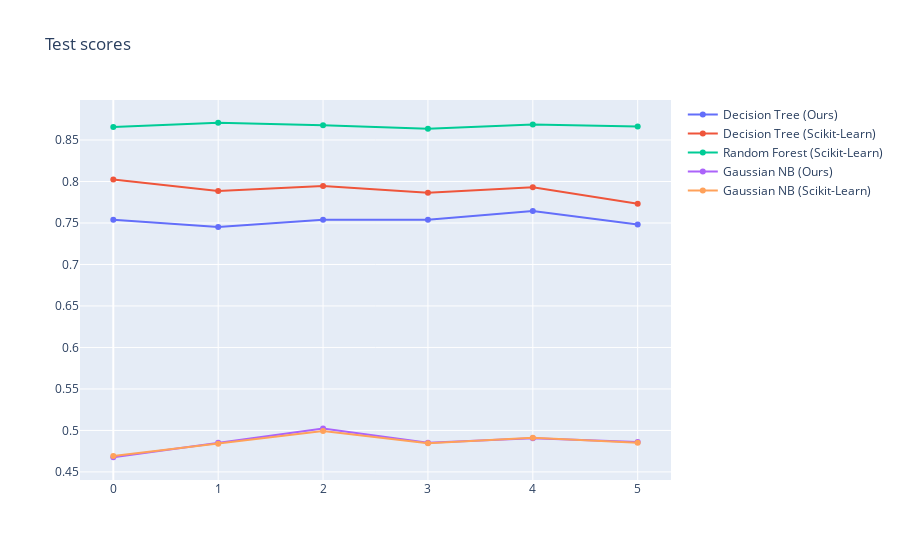

Write notebook code for a chart like this one.
### Code cell
test_fig = go.Figure()
test_fig.add_trace(go.Scatter(y = dt_scores, name = 'Decision Tree (Ours)'))
test_fig.add_trace(go.Scatter(y = dt_scikit_scores, name = 'Decision Tree (Scikit-Learn)'))
test_fig.add_trace(go.Scatter(y = rf_scores, name = 'Random Forest (Scikit-Learn)'))
test_fig.add_trace(go.Scatter(y = nb_scores, name = 'Gaussian NB (Ours)'))
test_fig.add_trace(go.Scatter(y = nb_scikit_scores, name = 'Gaussian NB (Scikit-Learn)'))
test_fig.update_layout(title = "Test scores")
test_fig.show()

### Figure 1 — Plotly figure (JSON) as saved in the notebook; plotly's stock layout.template omitted (floating-point values rounded to 4 significant figures)
{"data": [{"name": "Decision Tree (Ours)", "type": "scatter", "y": [0.754, 0.7452, 0.754, 0.754, 0.7643, 0.7482]}, {"name": "Decision Tree (Scikit-Learn)", "type": "scatter", "y": [0.8025, 0.7885, 0.7944, 0.7863, 0.793, 0.7731]}, {"name": "Random Forest (Scikit-Learn)", "type": "scatter", "y": [0.8656, 0.8708, 0.8678, 0.8634, 0.8686, 0.8664]}, {"name": "Gaussian NB (Ours)", "type": "scatter", "y": [0.4677, 0.4853, 0.5022, 0.4853, 0.4905, 0.486]}, {"name": "Gaussian NB (Scikit-Learn)", "type": "scatter", "y": [0.4692, 0.4838, 0.4993, 0.4846, 0.4912, 0.4853]}], "layout": {"title": {"text": "Test scores"}}}
